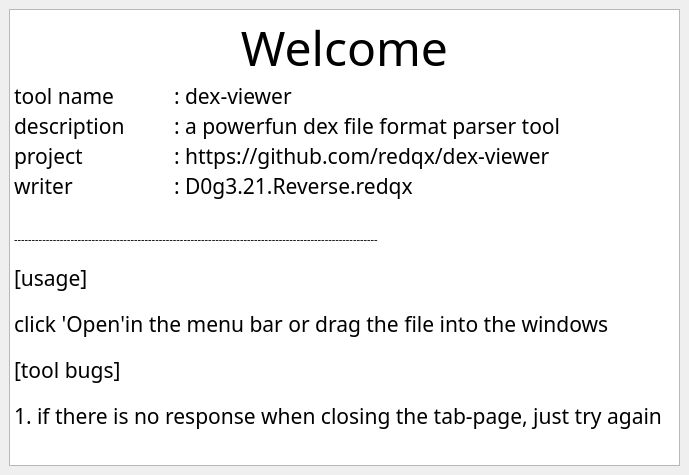
<?xml version="1.0" encoding="UTF-8"?>
<ui version="4.0">
 <class>widget_Welcome</class>
 <widget class="QWidget" name="widget_Welcome">
  <property name="geometry">
   <rect>
    <x>0</x>
    <y>0</y>
    <width>689</width>
    <height>475</height>
   </rect>
  </property>
  <property name="windowTitle">
   <string>Form</string>
  </property>
  <layout class="QHBoxLayout" name="horizontalLayout">
   <property name="leftMargin">
    <number>9</number>
   </property>
   <property name="topMargin">
    <number>9</number>
   </property>
   <property name="rightMargin">
    <number>9</number>
   </property>
   <property name="bottomMargin">
    <number>9</number>
   </property>
   <item>
    <widget class="QTextBrowser" name="textBrowser">
     <property name="font">
      <font>
       <family>Agave</family>
       <pointsize>8</pointsize>
      </font>
     </property>
     <property name="html">
      <string>&lt;!DOCTYPE HTML PUBLIC &quot;-//W3C//DTD HTML 4.0//EN&quot; &quot;http://www.w3.org/TR/REC-html40/strict.dtd&quot;&gt;
&lt;html&gt;&lt;head&gt;&lt;meta name=&quot;qrichtext&quot; content=&quot;1&quot; /&gt;&lt;style type=&quot;text/css&quot;&gt;
p, li { white-space: pre-wrap; }
&lt;/style&gt;&lt;/head&gt;&lt;body style=&quot; font-family:'Agave'; font-size:8pt; font-weight:400; font-style:normal;&quot;&gt;
&lt;p align=&quot;center&quot; style=&quot; margin-top:0px; margin-bottom:0px; margin-left:0px; margin-right:0px; -qt-block-indent:0; text-indent:0px;&quot;&gt;&lt;span style=&quot; font-size:36pt;&quot;&gt;Welcome&lt;/span&gt;&lt;/p&gt;
&lt;p style=&quot; margin-top:0px; margin-bottom:0px; margin-left:0px; margin-right:0px; -qt-block-indent:0; text-indent:0px;&quot;&gt;&lt;span style=&quot; font-size:16pt;&quot;&gt;tool name	: dex-viewer&lt;/span&gt;&lt;/p&gt;
&lt;p style=&quot; margin-top:0px; margin-bottom:0px; margin-left:0px; margin-right:0px; -qt-block-indent:0; text-indent:0px;&quot;&gt;&lt;span style=&quot; font-size:16pt;&quot;&gt;description	: a powerfun dex file format parser tool&lt;/span&gt;&lt;/p&gt;
&lt;p style=&quot; margin-top:0px; margin-bottom:0px; margin-left:0px; margin-right:0px; -qt-block-indent:0; text-indent:0px;&quot;&gt;&lt;span style=&quot; font-size:16pt;&quot;&gt;project		: https://github.com/redqx/dex-viewer&lt;/span&gt;&lt;/p&gt;
&lt;p style=&quot; margin-top:0px; margin-bottom:0px; margin-left:0px; margin-right:0px; -qt-block-indent:0; text-indent:0px;&quot;&gt;&lt;span style=&quot; font-size:16pt;&quot;&gt;writer		: D0g3.21.Reverse.redqx&lt;/span&gt;&lt;/p&gt;
&lt;p style=&quot;-qt-paragraph-type:empty; margin-top:0px; margin-bottom:0px; margin-left:0px; margin-right:0px; -qt-block-indent:0; text-indent:0px; font-size:16pt;&quot;&gt;&lt;br /&gt;&lt;/p&gt;
&lt;p style=&quot; margin-top:0px; margin-bottom:0px; margin-left:0px; margin-right:0px; -qt-block-indent:0; text-indent:0px;&quot;&gt;-------------------------------------------------------------------------------------------------------&lt;/p&gt;
&lt;p style=&quot;-qt-paragraph-type:empty; margin-top:0px; margin-bottom:0px; margin-left:0px; margin-right:0px; -qt-block-indent:0; text-indent:0px;&quot;&gt;&lt;br /&gt;&lt;/p&gt;
&lt;p style=&quot; margin-top:0px; margin-bottom:0px; margin-left:0px; margin-right:0px; -qt-block-indent:0; text-indent:0px;&quot;&gt;&lt;span style=&quot; font-size:16pt;&quot;&gt;[usage] &lt;/span&gt;&lt;/p&gt;
&lt;p style=&quot;-qt-paragraph-type:empty; margin-top:0px; margin-bottom:0px; margin-left:0px; margin-right:0px; -qt-block-indent:0; text-indent:0px;&quot;&gt;&lt;br /&gt;&lt;/p&gt;
&lt;p style=&quot; margin-top:0px; margin-bottom:0px; margin-left:0px; margin-right:0px; -qt-block-indent:0; text-indent:0px;&quot;&gt;&lt;span style=&quot; font-size:16pt;&quot;&gt;click 'Open'in the menu bar or drag the file into the windows&lt;/span&gt;&lt;/p&gt;
&lt;p style=&quot;-qt-paragraph-type:empty; margin-top:0px; margin-bottom:0px; margin-left:0px; margin-right:0px; -qt-block-indent:0; text-indent:0px;&quot;&gt;&lt;br /&gt;&lt;/p&gt;
&lt;p style=&quot; margin-top:0px; margin-bottom:0px; margin-left:0px; margin-right:0px; -qt-block-indent:0; text-indent:0px;&quot;&gt;&lt;span style=&quot; font-size:16pt;&quot;&gt;[tool bugs]&lt;/span&gt;&lt;/p&gt;
&lt;p style=&quot;-qt-paragraph-type:empty; margin-top:0px; margin-bottom:0px; margin-left:0px; margin-right:0px; -qt-block-indent:0; text-indent:0px;&quot;&gt;&lt;br /&gt;&lt;/p&gt;
&lt;p style=&quot; margin-top:0px; margin-bottom:0px; margin-left:0px; margin-right:0px; -qt-block-indent:0; text-indent:0px;&quot;&gt;&lt;span style=&quot; font-size:16pt;&quot;&gt;1. if there is no response when closing the tab-page, just try again&lt;/span&gt;&lt;/p&gt;&lt;/body&gt;&lt;/html&gt;</string>
     </property>
    </widget>
   </item>
  </layout>
 </widget>
 <resources/>
 <connections/>
</ui>
